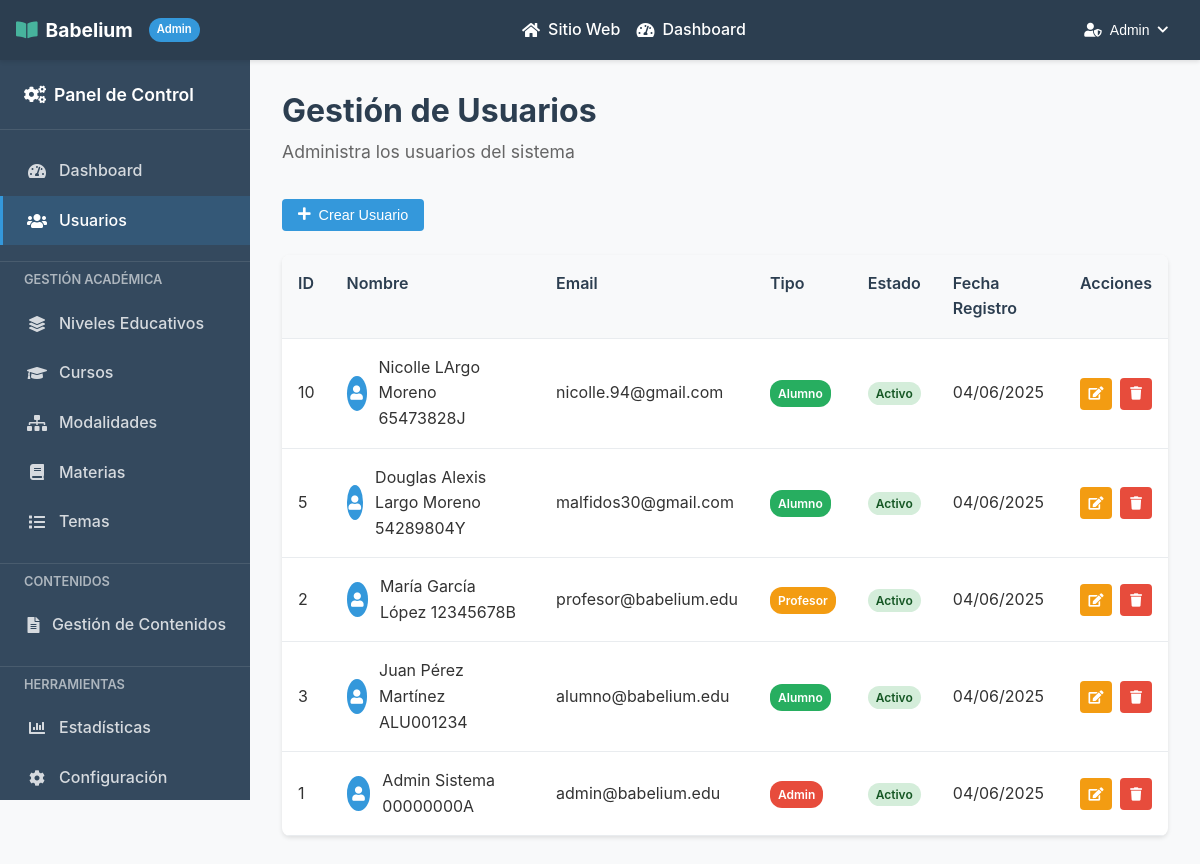
The app's page /admin/usuarios.php (signed in), older data.
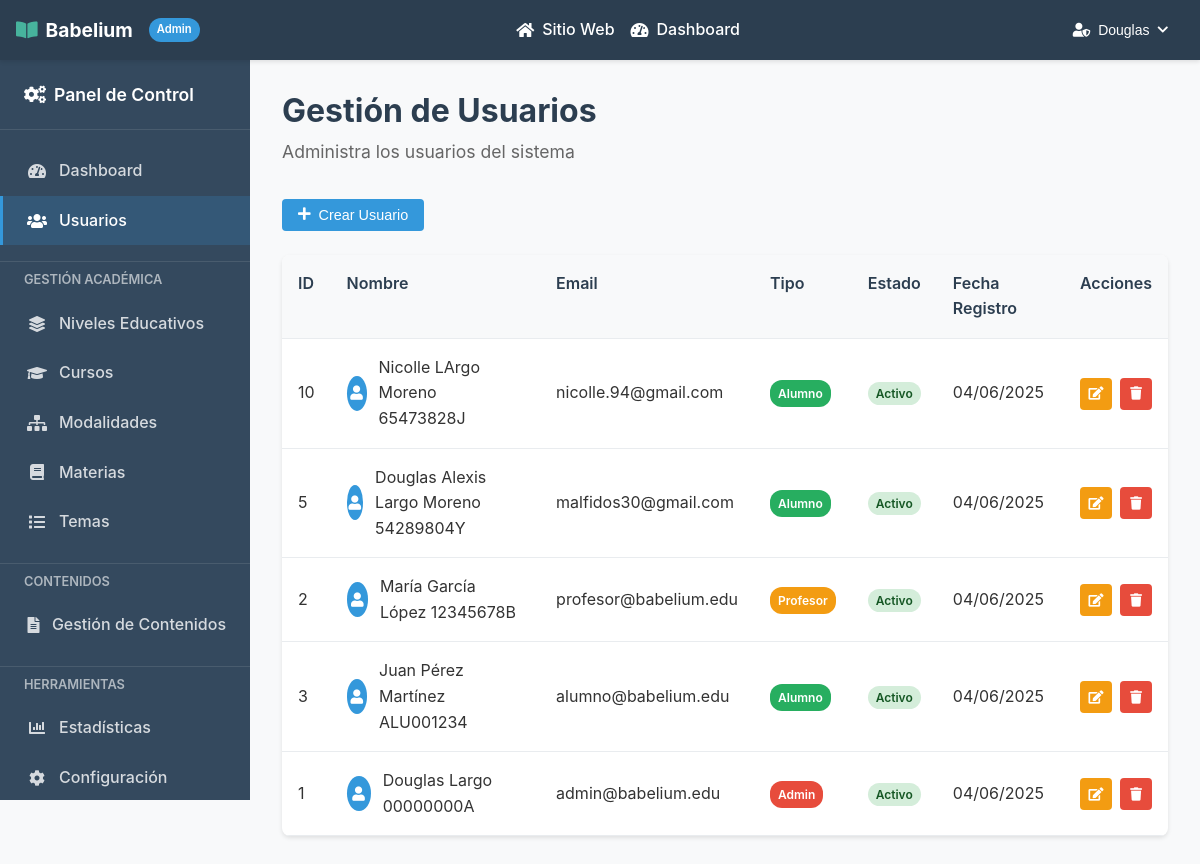
The same page, newer data.
### tables this page shows
CREATE TABLE `usuarios` (
  `id` int(11) NOT NULL,
  `tipo` enum('alumno','profesor','admin') NOT NULL,
  `identificador` varchar(20) NOT NULL COMMENT 'NIA para alumnos, DNI para profesores y admins',
  `nombre` varchar(100) NOT NULL,
  `apellidos` varchar(200) NOT NULL,
  `email` varchar(255) NOT NULL,
  `password` varchar(255) NOT NULL,
  `foto` longblob DEFAULT NULL,
  `fecha_registro` datetime DEFAULT current_timestamp(),
  `activo` tinyint(1) DEFAULT 1,
  `rol` varchar(50) DEFAULT 'usuario',
  `fecha_creacion` timestamp NOT NULL DEFAULT current_timestamp(),
  `fecha_actualizacion` timestamp NULL DEFAULT NULL ON UPDATE current_timestamp(),
  `telefono` varchar(20) DEFAULT NULL,
  `direccion` text DEFAULT NULL,
  `biografia` text DEFAULT NULL
);

### includes/auth_check.php (called while the page is built, shortened)
<?php
function obtenerUsuarioActual() {
    return [
        'id' => $_SESSION['usuario_id'],
        'tipo' => $_SESSION['usuario_tipo'],
        'nombre' => $_SESSION['usuario_nombre'],
        'apellidos' => $_SESSION['usuario_apellidos'],
        'email' => $_SESSION['usuario_email'],
        'identificador' => $_SESSION['usuario_identificador']
    ];
}
?>

### admin/usuarios.php (the view, shortened to what the changed rows need)
<?php
require_once '../db/connection.php';
require_once '../includes/auth_check.php';
$usuarios = [];
$result = $conexion->query("SELECT id, tipo, identificador, nombre, apellidos, email, activo, fecha_registro FROM usuarios ORDER BY fecha_registro DESC");
while ($row = $result->fetch_assoc()) {
  $usuarios[] = $row;
}
?>
<!DOCTYPE html>
<html lang="es">
<head>
  <link rel="stylesheet" href="https://cdnjs.cloudflare.com/ajax/libs/font-awesome/6.5.0/css/all.min.css">
  <link rel="stylesheet" href="../css/reset.css">
  <link rel="stylesheet" href="../css/style.css">
  <link rel="stylesheet" href="../css/admin.css">
  <link rel="stylesheet" href="../css/admin-usuarios.css">
  <link rel="stylesheet" href="../css/components.css">
</head>
<body>
  <?php include_once "../includes/admin_header.php" ?>
  <div class="admin-container">
      <main class="admin-main">
          <div class="admin-header">
              <h1>Gestión de Usuarios</h1>
          </div>
          <div class="table-container">
              <table class="admin-table">
                  <thead>
                      <tr>
                          <th>ID</th>
                          <th>Nombre</th>
                          <th>Email</th>
                          <th>Tipo</th>
                          <th>Estado</th>
                          <th>Fecha Registro</th>
                          <th>Acciones</th>
                      </tr>
                  </thead>
                  <tbody>
                      <?php foreach ($usuarios as $usuario): ?>
                          <tr>
                              <td><?php echo $usuario['id']; ?></td>
                              <td>
                                  <div class="user-cell">
                                      <div class="user-avatar">
                                          <i class="fas fa-user"></i>
                                      </div>
                                      <div>
                                          <strong><?php echo htmlspecialchars($usuario['nombre'] . ' ' . $usuario['apellidos']); ?></strong>
                                          <?php if ($usuario['identificador']): ?>
                                              <small><?php echo htmlspecialchars($usuario['identificador']); ?></small>
                                          <?php endif; ?>
                                      </div>
                                  </div>
                              </td>
                              <td><?php echo htmlspecialchars($usuario['email']); ?></td>
                              <td>
                                  <span class="badge badge-<?php echo $usuario['tipo']; ?>">
                                      <?php echo ucfirst($usuario['tipo']); ?>
                                  </span>
                              </td>
                              <td>
                                  <span class="status-badge <?php echo $usuario['activo'] ? 'active' : 'inactive'; ?>">
                                      <?php echo $usuario['activo'] ? 'Activo' : 'Inactivo'; ?>
                                  </span>
                              </td>
                              <td><?php echo date('d/m/Y', strtotime($usuario['fecha_registro'])); ?></td>
                              <td>
                                  <div class="action-buttons">
                                      <button class="btn-icon btn-edit" title="Editar">
                                          <i class="fas fa-edit"></i>
                                      </button>
                                      <button class="btn-icon btn-delete" title="Eliminar">
                                          <i class="fas fa-trash"></i>
                                      </button>
                                  </div>
                              </td>
                          </tr>
                      <?php endforeach; ?>
                  </tbody>
              </table>
          </div>
      </main>
  </div>
</body>
</html>

### includes/admin_header.php (shortened to what the changed rows need)
<?php
require_once __DIR__ . '/auth_check.php';
$usuario_actual = obtenerUsuarioActual();
?>
<!DOCTYPE html>
<html lang="es">
<head>
    <link rel="stylesheet" href="https://cdnjs.cloudflare.com/ajax/libs/font-awesome/5.15.1/css/all.min.css">
    <link rel="stylesheet" href="../css/admin-common.css">
    <link rel="stylesheet" href="../css/admin-responsive.css">
</head>
<body>
<header class="admin-header-top">
    <div class="auth-buttons">
        <div class="user-menu">
            <button class="user-button" onclick="toggleUserMenu()">
                <i class="fas fa-user-shield"></i>
                <span><?php echo htmlspecialchars($usuario_actual['nombre']); ?></span>
                <i class="fas fa-chevron-down"></i>
            </button>
        </div>
    </div>
</header>

Row changes from the older to the newer data that the page shows:
changed usuarios "admin@babelium.edu": nombre "Admin" → "Douglas"; nombre+apellidos "Admin Sistema" → "Douglas Largo"
